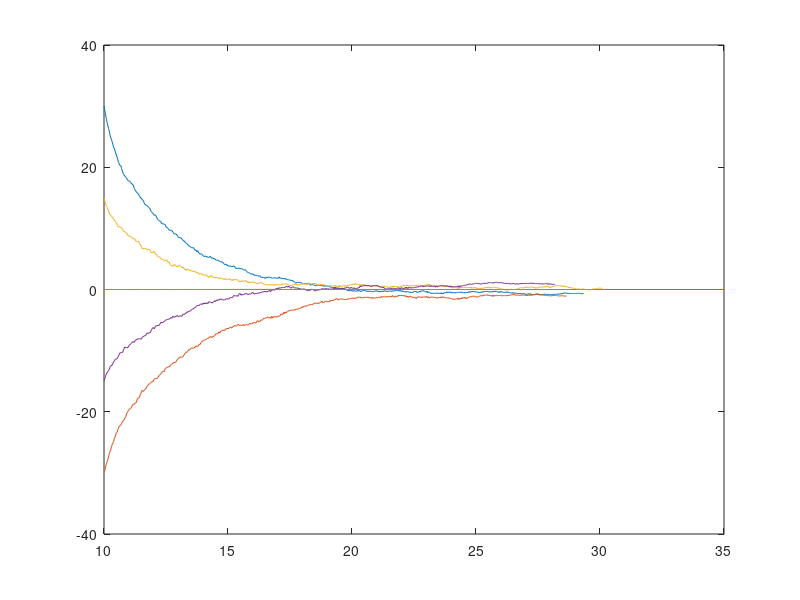

This figure's MATLAB source:
% load TSC10D.txt;
% x = TSC10D(:,1);
% y = TSC10D(:,2);
% plot(x,y)
% hold on
% load TSC10S.txt;
% x2 = TSC10S(:,1);
% y2 = TSC10S(:,2);
% plot(x2,y2)
% 
% load TSC10Up.txt;
% x3 = TSC10Up(:,1);
% y3 = TSC10Up(:,2);
% plot(x3,y3)
% 
% 
% % load Straight4.txt;
% % x4 = Straight4(:,1);
% % y4 = Straight4(:,2);
% % plot(x4,y4)
% % 
% % load Straight5.txt;
% % x5 = Straight5(:,1);
% % y5 = Straight5(:,2);
% % plot(x5,y5)
% line([11 30] , [0 0]);
% hold off
% load OrientationCont2.txt;
% x = OrientationCont2(:,1);
% y = OrientationCont2(:,2);
% z = OrientationCont2(:,3);
% plot(x,y)
% hold on
% plot (x,z)
% 
% load OrientationCont3.txt;
% x2 = OrientationCont3(:,1);
% y2 = OrientationCont3(:,2);
% z2 = OrientationCont3(:,3);
% plot(x2,y2)
% 
% plot (x2,z2)
% load OrientationCont4.txt;
% x3 = OrientationCont4(:,1);
% y3 = OrientationCont4(:,2);
% z3 = OrientationCont4(:,3);
% plot(x3,y3)
% 
% plot (x3,z3)
% hold off


% load PivotFull.txt;
% x3 = PivotFull(:,1);
% y3 = PivotFull(:,2);
% plot(x3,y3, 'color', 'red')
% hold on
% load PivotHalf.txt;
% x2 = PivotHalf(:,1);
% y2 = PivotHalf(:,2);
% plot(x2,y2, 'color', 'blue')
% 
% 
% 
% load PivotQuart.txt;
% x = PivotQuart(:,1);
% y = PivotQuart(:,2);
% 
% plot(x,y, 'color','green')
% 
% load PivotZero.txt;
% x4 = PivotZero(:,1);
% y4 = PivotZero(:,2);
% 
% plot(x4,y4, 'color', 'cyan')
% hold off


load Straight30C7.txt;
x4 = Straight30C7(:,1);
y4 = Straight30C7(:,2)* 180/ pi;
plot(x4,y4)
hold on
line([10 35] , [0 0]);

load StraightN30C7.txt;
x5 = StraightN30C7(:,1);
y5 = StraightN30C7(:,2)* 180/ pi;
plot(x5,y5)
load Straight15C7.txt;
x3 = Straight15C7(:,1);
y3 = Straight15C7(:,2)* 180/ pi;
plot(x3,y3)


load StraightN15C7.txt;
x2 = StraightN15C7(:,1);
y2 = StraightN15C7(:,2)* 180/ pi;
plot(x2,y2)
load Straight0C7.txt;
x = Straight0C7(:,1);
y = Straight0C7(:,2);
plot(x,y)
% 
% load TSC10S.txt;
% x2 = TSC10S(:,1);
% y2 = TSC10S(:,2)* 180 / pi;
% plot(x2,y2)
% hold off
